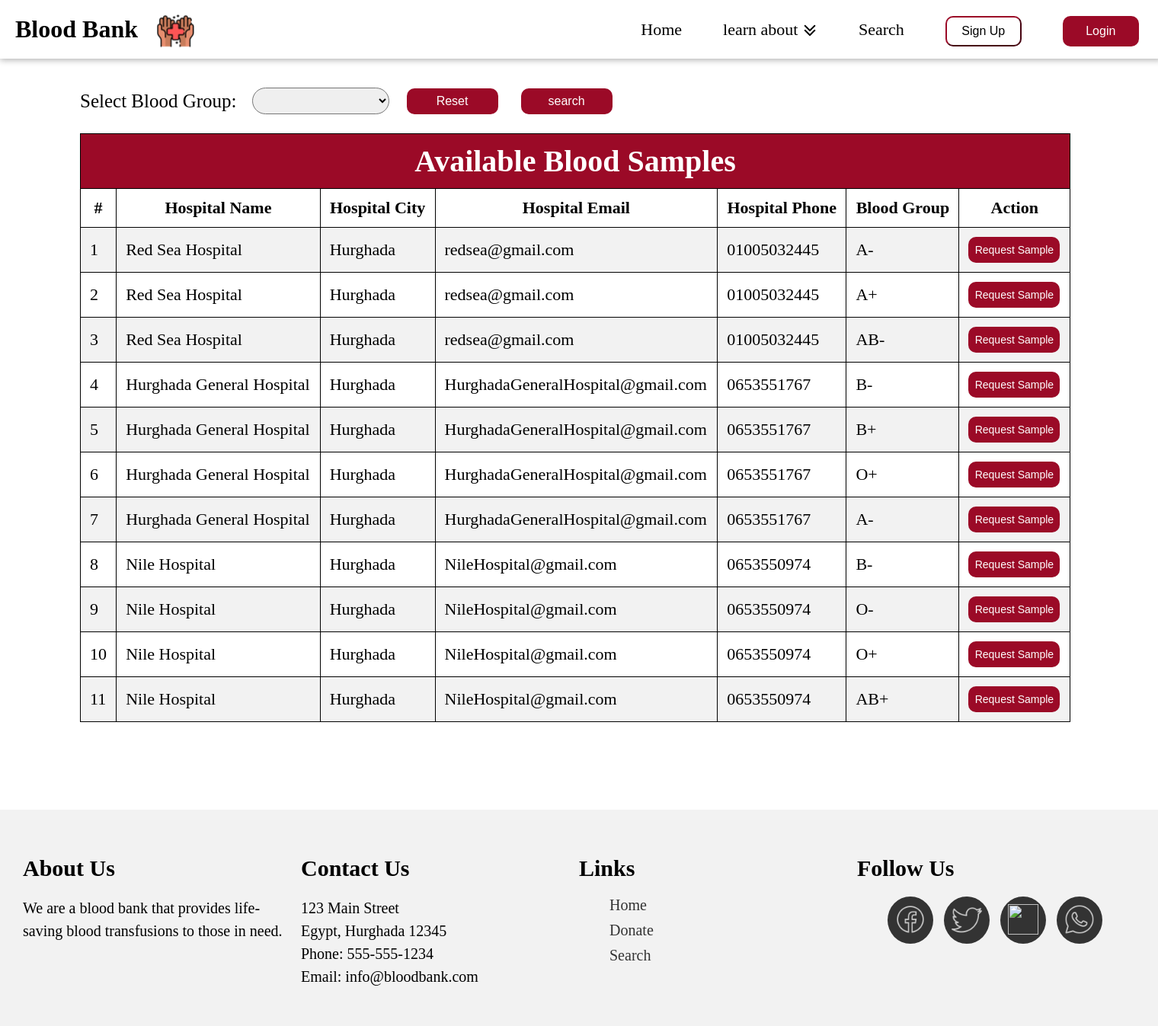
The app's page /abs.php with its own data.
### tables this page shows
CREATE TABLE `bloodinfo` (
  `bid` int(11) NOT NULL,
  `hid` int(11) NOT NULL,
  `bg` varchar(10) NOT NULL
);

CREATE TABLE `hospitals` (
  `id` int(11) NOT NULL,
  `hname` varchar(100) NOT NULL,
  `hemail` varchar(100) NOT NULL,
  `hpassword` varchar(100) NOT NULL,
  `hphone` varchar(100) NOT NULL,
  `hcity` varchar(100) NOT NULL
);

### message.php (called while the page is built, shortened)
<?php $counter=0; if(isset($_GET['msg'])) { ?>
	<div class="message1" id="message">
		<button type="button" class="close" data-dismiss="alert" title="close">&times;</button><?php echo $_GET['msg'];?>
	</div>
<?php }?>

### abs.php (the view, shortened to what this page needs)
<?php
require 'file/connection.php';
if(isset($_GET['search'])){
    $searchKey = $_GET['search'];
    $sql = "select bloodinfo.*, hospitals.* from bloodinfo, hospitals where bloodinfo.hid=hospitals.id && bg LIKE '%$searchKey%'";
}
else
{
    $sql = "select bloodinfo.*, hospitals.* from bloodinfo, hospitals where bloodinfo.hid=hospitals.id";
}
$result = mysqli_query($conn, $sql);
?>
<!DOCTYPE html>
<html>
<head>
    <link rel="stylesheet" href="css/abs.css">
</head>
<body>
<?php require 'header.php'; ?>
 <?php require 'message.php'; ?>
        <div class ="main">
        <div class="vvv">
            <form method="get" action="" style="margin-top:-20px; ">
            <label class="font-weight-bolder">Select Blood Group:</label>
               <select name="search" class="form-control">
               <option><?php echo @$_GET['search']; ?></option>
               <option value="A+">A+</option>
               </select><br>
              <button> <a href="abs.php" class="reset"> Reset</a></button>
               <input type="submit" name="submit" class="search" value="search">
           </form>
        </div>
        <table class="table_table">
          <thead>  <tr><th colspan="7" class="title">Available Blood Samples</th></tr> </thead>
          <tbody> <tr>
                <th>#</th>
                <th>Hospital Name</th>
                <th>Hospital City</th>
                <th>Hospital Email</th>
                <th>Hospital Phone</th>
                <th>Blood Group</th>
                <th>Action</th>
            </tr>
         <?php while($row = mysqli_fetch_array($result)) { ?>
            <tr>
                <td><?php echo ++$counter;?></td>
                <td><?php echo $row['hname'];?></td>
                <td><?php echo ($row['hcity']); ?></td>
                <td><?php echo ($row['hemail']); ?></td>
                <td><?php echo ($row['hphone']); ?></td>
                <td><?php echo ($row['bg']); ?></td>
                <form action="file/request.php" method="post">
                <?php if (isset($_SESSION['hid'])) { ?>
                <td><a href="javascript:void(0);" class="btn btn-info hospital">Request Sample</a></td>
                <?php } else {(isset($_SESSION['rid']))  ?>
                <td><input type="submit" name="request" class="rs" value="Request Sample"></td>
                <?php } ?>
                </form>
            </tr>
         <?php } ?></tbody>
         </table>
        </div>
        <?php require 'footer.php' ?>
</body>

### CSS/abs.css (style rules this page uses)
.main { display: inline-flex; position: relative; margin: 105px; margin-bottom: 115px; top: 30px; }
body { margin: 0px; }
table.table_table { width: 1300px; background-color: #ffffff; border-collapse: collapse; border-width: 1px; border-color: #000000; border-style: double; color: #000000; position: relative; top: 40px; font-size: 22px; margin-bottom: 70px; }
table.table_table td, table.table_table th { border-width: 1px; border-color: #000000; border-style: double; padding: 12px; }
table.table_table thead { background-color: rgb(155, 10, 39); font-size: 40px; color:white; }
tr:nth-child(even) { background-color: #f2f2f2; }
.search { background-color: rgb(155, 10, 39); border: none; border-radius: 10px; color: white; text-align: center; text-decoration: none; display: inline-block; font-size: 16px; cursor: pointer; width: 120px; height: 34px; margin-left: 30px; }
.vvv button { background-color: rgb(155, 10, 39); border: none; border-radius: 10px; color: white; text-align: center; text-decoration: none; display: inline-block; font-size: 16px; cursor: pointer; width: 120px; height: 34px; margin-left: 3px; }
.vvv { position: absolute; }
.vvv a { text-decoration: none; color: white; }
form { margin-top: -27px; display: flex; align-items: center; }
select { width: 180px; height: 35px; margin: 0px 20px; border-radius: 20px; }
.font-weight-bolder { font-size: 25px; }
.rs { background-color: rgb(155, 10, 39); border: none; border-radius: 10px; color: white; text-align: center; text-decoration: none; display: inline-block; font-size: 14px; cursor: pointer; width: 120px; height: 34px; }

### records on screen
bloodinfo: hid.hname "Red Sea Hospital", hid.hcity "Hurghada", hid.hemail "redsea@gmail.com", hid.hphone "01005032445", bg "A-"
bloodinfo: hid.hname "Red Sea Hospital", hid.hcity "Hurghada", hid.hemail "redsea@gmail.com", hid.hphone "01005032445", bg "A+"
bloodinfo: hid.hname "Red Sea Hospital", hid.hcity "Hurghada", hid.hemail "redsea@gmail.com", hid.hphone "01005032445", bg "AB-"
bloodinfo: hid.hname "Hurghada General Hospital", hid.hcity "Hurghada", hid.hemail "HurghadaGeneralHospital@gmail.com", hid.hphone "0653551767", bg "B-"
bloodinfo: hid.hname "Hurghada General Hospital", hid.hcity "Hurghada", hid.hemail "HurghadaGeneralHospital@gmail.com", hid.hphone "0653551767", bg "B+"
bloodinfo: hid.hname "Hurghada General Hospital", hid.hcity "Hurghada", hid.hemail "HurghadaGeneralHospital@gmail.com", hid.hphone "0653551767", bg "O+"
bloodinfo: hid.hname "Hurghada General Hospital", hid.hcity "Hurghada", hid.hemail "HurghadaGeneralHospital@gmail.com", hid.hphone "0653551767", bg "A-"
bloodinfo: hid.hname "Nile Hospital", hid.hcity "Hurghada", hid.hemail "NileHospital@gmail.com", hid.hphone "0653550974", bg "B-"
bloodinfo: hid.hname "Nile Hospital", hid.hcity "Hurghada", hid.hemail "NileHospital@gmail.com", hid.hphone "0653550974", bg "O-"
bloodinfo: hid.hname "Nile Hospital", hid.hcity "Hurghada", hid.hemail "NileHospital@gmail.com", hid.hphone "0653550974", bg "O+"
bloodinfo: hid.hname "Nile Hospital", hid.hcity "Hurghada", hid.hemail "NileHospital@gmail.com", hid.hphone "0653550974", bg "AB+"
